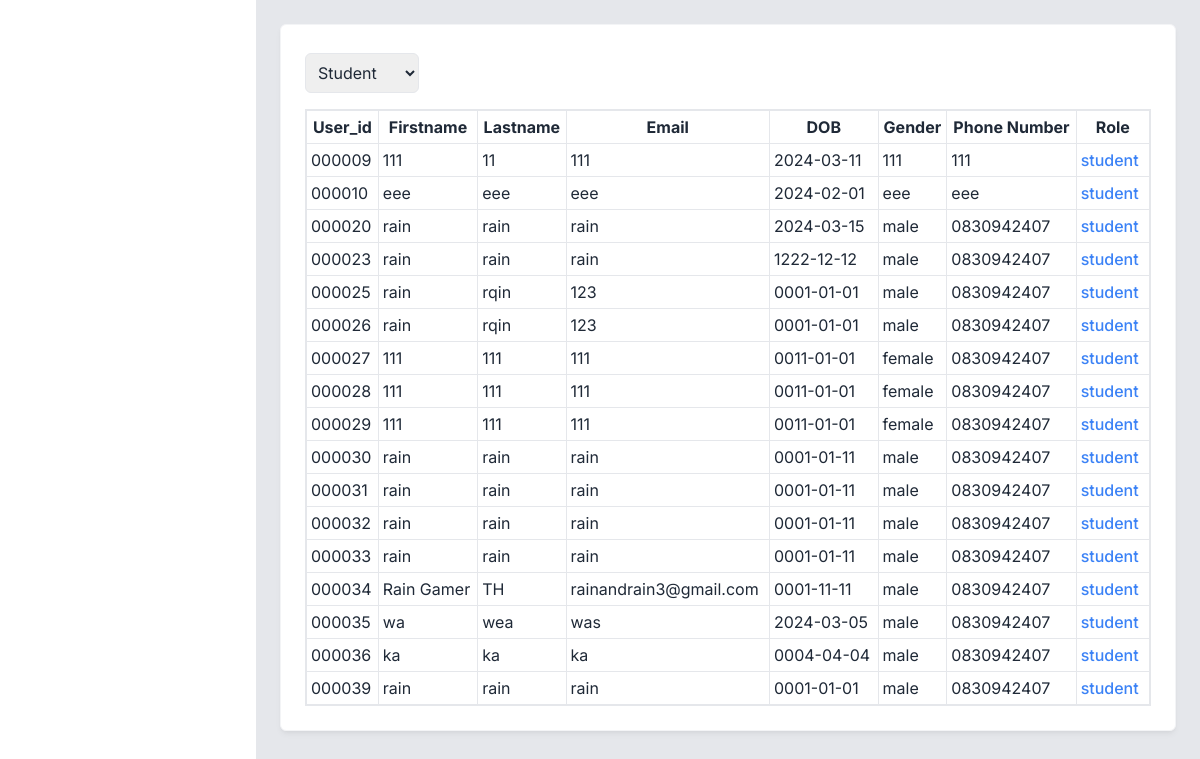
/Academic/showstudent.php, run on the app's committed database.
### tables this page shows
CREATE TABLE `user` (
  `user_id` int(6) UNSIGNED ZEROFILL NOT NULL,
  `firstname` varchar(200) NOT NULL,
  `lastname` varchar(200) NOT NULL,
  `email` varchar(200) NOT NULL,
  `password` varchar(200) NOT NULL,
  `dob` date NOT NULL,
  `gender` varchar(10) NOT NULL,
  `phonenum` varchar(10) NOT NULL,
  `profile_picture` varchar(255) NOT NULL,
  `role` varchar(255) NOT NULL
);

### Academic/showstudent.php (the view, shortened to what this page needs)
<?php include 'connectdatabase.php';
?>
<!DOCTYPE html>
<html lang="en">
<head>
    <link href="https://fonts.bunny.net/css?family=figtree:400,500,600&display=swap" rel="stylesheet" />
    <link href='https://unpkg.com/boxicons@2.1.4/css/boxicons.min.css' rel='stylesheet'>
    <link href="https://cdn.jsdelivr.net/npm/remixicon@3.5.0/fonts/remixicon.css" rel="stylesheet">
    <script src="https://cdn.tailwindcss.com"></script>
    <link href="style.css" rel="stylesheet">
</head>
<body class="text-gray-800 font-inter">
    <main class="w-full md:w-[calc(100%-256px)] md:ml-64 bg-gray-200 min-h-screen transition-all main">
        <div class="p-6">
            <div class="grid grid-cols-1 lg:grid-cols-2 gap-6 mb-6">
                <div class="bg-white border border-gray-100 shadow-md shadow-black/5 p-6 rounded-md lg:col-span-2 w-full">
                    <div class="flex justify-between mb-4 items-start">
                            <select id="role" name="category" class="mt-1 p-2 border rounded-md focus:outline-none focus:border-blue-500" onchange="redirectPage()">
                                <option value="student" selected>Student</option>
                            </select>
                    </div>
                    <div class="overflow-x-auto">
                        <table class="min-w-full border border-collapse border-2">
                            <thead>
                                <tr>
                                    <th class="border p-1">User_id</th>
                                    <th class="border p-1">Firstname</th>
                                    <th class="border p-1">Lastname</th>
                                    <th class="border p-1">Email</th>
                                    <th class="border p-1">DOB</th>
                                    <th class="border p-1">Gender</th>
                                    <th class="border p-1">Phone Number</th>
                                    <th class="border p-1">Role</th>
                                </tr>
                            </thead>
                            <div class="all-user">
                                <tbody>
                                    <?php
                                    $sql_user = "SELECT * FROM `user` WHERE `role` = 'student'";
                                    $result_user = mysqli_query($conn, $sql_user);
                                    while ($row = mysqli_fetch_array($result_user)) {
                                        echo "<tr>";
                                        echo "<td class='border p-1'>" . $row['user_id'] . "</td>";
                                        echo "<td class='border p-1'>" . $row['firstname'] . "</td>";
                                        echo "<td class='border p-1'>" . $row['lastname'] . "</td>";
                                        echo "<td class='border p-1'>" . $row['email'] . "</td>";
                                        echo "<td class='border p-1'>" . $row['dob'] . "</td>";
                                        echo "<td class='border p-1'>" . $row['gender'] . "</td>";
                                        echo "<td class='border p-1'>" . $row['phonenum'] . "</td>";
                                        echo "<td class='border p-1'>";
                                        if ($row['role'] == 'academic') {
                                            echo "<span class='mr-1 text-green-500 font-medium'>academic</span>";
                                        } else if ($row['role'] == 'student') {
                                            echo "<span class='mr-1 text-blue-500 font-medium'>student</span>";
                                        } else if ($row['role'] == 'teacher') {
                                            echo "<span class='mr-1 text-red-500 font-medium'>teacher</span>";
                                        }
                                        echo "</td>";
                                        echo "</tr>";
                                    }
                                    ?>
                                </tbody>
                            </div>
                        </table>
                        </div>
                    </div>
                </div>
            </div>
    </main>
</body>
</html>

### Academic/style.css (style rules this page uses)
html { line-height: 1.5; -webkit-text-size-adjust: 100%; -moz-tab-size: 4; -o-tab-size: 4; tab-size: 4; font-family: ui-sans-serif, system-ui, -apple-system, BlinkMacSystemFont, "Segoe UI", Roboto, "Helvetica Neue", Arial, "Noto Sans", sans-serif, "Apple Color Emoji", "Segoe UI Emoji", "Segoe UI Symbol", "Noto Color Emoji"; font-feature-settings: normal; font-variation-settings: normal; }
body { margin: 0; line-height: inherit; }
table { text-indent: 0; border-color: inherit; border-collapse: collapse; }
button, input, optgroup, select, textarea { font-family: inherit; font-feature-settings: inherit; font-variation-settings: inherit; font-size: 100%; font-weight: inherit; line-height: inherit; color: inherit; margin: 0; padding: 0; }
button, select { text-transform: none; }
.mb-4 { margin-bottom: 1rem; }
.mb-6 { margin-bottom: 1.5rem; }
.mr-1 { margin-right: 0.25rem; }
.flex { display: flex; }
.grid { display: grid; }
.min-h-screen { min-height: 100vh; }
.w-full { width: 100%; }
.grid-cols-1 { grid-template-columns: repeat(1, minmax(0, 1fr)); }
.items-start { align-items: flex-start; }
.justify-between { justify-content: space-between; }
.gap-6 { gap: 1.5rem; }
.overflow-x-auto { overflow-x: auto; }
.rounded-md { border-radius: 0.375rem; }
.border { border-width: 1px; }
.border-gray-100 { --tw-border-opacity: 1; border-color: rgb(243 244 246 / var(--tw-border-opacity)); }
.bg-white { --tw-bg-opacity: 1; background-color: rgb(255 255 255 / var(--tw-bg-opacity)); }
.p-1 { padding: 0.25rem; }
.p-6 { padding: 1.5rem; }
.font-inter { font-family: 'Inter', sans-serif; }
.font-medium { font-weight: 500; }
.text-blue-500 { --tw-text-opacity: 1; color: rgb(59 130 246 / var(--tw-text-opacity)); }
.text-gray-800 { --tw-text-opacity: 1; color: rgb(31 41 55 / var(--tw-text-opacity)); }
.shadow-md { --tw-shadow: 0 4px 6px -1px rgb(0 0 0 / 0.1), 0 2px 4px -2px rgb(0 0 0 / 0.1); --tw-shadow-colored: 0 4px 6px -1px var(--tw-shadow-color), 0 2px 4px -2px var(--tw-shadow-color); box-shadow: var(--tw-ring-offset-shadow, 0 0 #0000), var(--tw-ring-shadow, 0 0 #0000), var(--tw-shadow); }
.shadow-black\/5 { --tw-shadow-color: rgb(0 0 0 / 0.05); --tw-shadow: var(--tw-shadow-colored); }
.transition-all { transition-property: all; transition-timing-function: cubic-bezier(0.4, 0, 0.2, 1); transition-duration: 150ms; }
@media (min-width: 768px) { .md\:ml-64 { margin-left: 16rem; } }
@media (min-width: 768px) { .md\:w-\[calc\(100\%-256px\)\] { width: calc(100% - 256px); } }
@media (min-width: 1024px) { .lg\:col-span-2 { grid-column: span 2 / span 2; } }
@media (min-width: 1024px) { .lg\:grid-cols-2 { grid-template-columns: repeat(2, minmax(0, 1fr)); } }

### data on the page
user: user_id "000009", firstname "111", lastname "11", email "111", dob "2024-03-11", gender "111", phonenum "111", shows "student"
user: user_id "000010", firstname "eee", lastname "eee", email "eee", dob "2024-02-01", gender "eee", phonenum "eee", shows "student"
user: user_id "000020", firstname "rain", lastname "rain", email "rain", dob "2024-03-15", gender "male", phonenum "0830942407", shows "student"
user: user_id "000023", firstname "rain", lastname "rain", email "rain", dob "1222-12-12", gender "male", phonenum "0830942407", shows "student"
user: user_id "000025", firstname "rain", lastname "rqin", email "123", dob "0001-01-01", gender "male", phonenum "0830942407", shows "student"
user: user_id "000026", firstname "rain", lastname "rqin", email "123", dob "0001-01-01", gender "male", phonenum "0830942407", shows "student"
user: user_id "000027", firstname "111", lastname "111", email "111", dob "0011-01-01", gender "female", phonenum "0830942407", shows "student"
user: user_id "000028", firstname "111", lastname "111", email "111", dob "0011-01-01", gender "female", phonenum "0830942407", shows "student"
user: user_id "000029", firstname "111", lastname "111", email "111", dob "0011-01-01", gender "female", phonenum "0830942407", shows "student"
user: user_id "000030", firstname "rain", lastname "rain", email "rain", dob "0001-01-11", gender "male", phonenum "0830942407", shows "student"
user: user_id "000031", firstname "rain", lastname "rain", email "rain", dob "0001-01-11", gender "male", phonenum "0830942407", shows "student"
user: user_id "000032", firstname "rain", lastname "rain", email "rain", dob "0001-01-11", gender "male", phonenum "0830942407", shows "student"
user: user_id "000033", firstname "rain", lastname "rain", email "rain", dob "0001-01-11", gender "male", phonenum "0830942407", shows "student"
user: user_id "000034", firstname "Rain Gamer", lastname "TH", email "rainandrain3@gmail.com", dob "0001-11-11", gender "male", phonenum "0830942407", shows "student"
user: user_id "000035", firstname "wa", lastname "wea", email "was", dob "2024-03-05", gender "male", phonenum "0830942407", shows "student"
user: user_id "000036", firstname "ka", lastname "ka", email "ka", dob "0004-04-04", gender "male", phonenum "0830942407", shows "student"
user: user_id "000039", firstname "rain", lastname "rain", email "rain", dob "0001-01-01", gender "male", phonenum "0830942407", shows "student"
